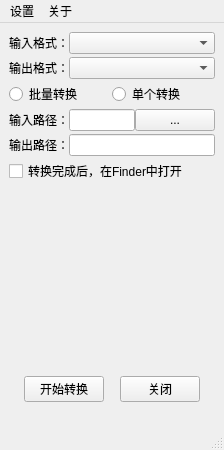
<?xml version="1.0" encoding="UTF-8"?>
<ui version="4.0">
 <class>MainWindow</class>
 <widget class="QMainWindow" name="MainWindow">
  <property name="geometry">
   <rect>
    <x>0</x>
    <y>0</y>
    <width>224</width>
    <height>450</height>
   </rect>
  </property>
  <property name="sizePolicy">
   <sizepolicy hsizetype="Expanding" vsizetype="Fixed">
    <horstretch>0</horstretch>
    <verstretch>0</verstretch>
   </sizepolicy>
  </property>
  <property name="windowTitle">
   <string>格式转换（微信：FinnSoft）</string>
  </property>
  <widget class="QWidget" name="centralwidget">
   <layout class="QVBoxLayout" name="verticalLayout">
    <item>
     <layout class="QGridLayout" name="gridLayout">
      <property name="verticalSpacing">
       <number>3</number>
      </property>
      <item row="2" column="0">
       <layout class="QHBoxLayout" name="horizontalLayout_6">
        <item>
         <widget class="QRadioButton" name="radioBat">
          <property name="text">
           <string>批量转换</string>
          </property>
         </widget>
        </item>
        <item>
         <widget class="QRadioButton" name="radioSingle">
          <property name="text">
           <string>单个转换</string>
          </property>
         </widget>
        </item>
       </layout>
      </item>
      <item row="7" column="0">
       <layout class="QHBoxLayout" name="horizontalLayout_5">
        <item>
         <spacer name="horizontalSpacer_2">
          <property name="orientation">
           <enum>Qt::Horizontal</enum>
          </property>
          <property name="sizeHint" stdset="0">
           <size>
            <width>40</width>
            <height>20</height>
           </size>
          </property>
         </spacer>
        </item>
        <item>
         <widget class="QPushButton" name="btnConvert">
          <property name="text">
           <string>开始转换</string>
          </property>
         </widget>
        </item>
        <item>
         <spacer name="horizontalSpacer">
          <property name="orientation">
           <enum>Qt::Horizontal</enum>
          </property>
          <property name="sizeHint" stdset="0">
           <size>
            <width>40</width>
            <height>20</height>
           </size>
          </property>
         </spacer>
        </item>
        <item>
         <widget class="QPushButton" name="btnClose">
          <property name="text">
           <string>关闭</string>
          </property>
         </widget>
        </item>
        <item>
         <spacer name="horizontalSpacer_3">
          <property name="orientation">
           <enum>Qt::Horizontal</enum>
          </property>
          <property name="sizeHint" stdset="0">
           <size>
            <width>40</width>
            <height>20</height>
           </size>
          </property>
         </spacer>
        </item>
       </layout>
      </item>
      <item row="6" column="0">
       <spacer name="verticalSpacer">
        <property name="orientation">
         <enum>Qt::Vertical</enum>
        </property>
        <property name="sizeHint" stdset="0">
         <size>
          <width>17</width>
          <height>105</height>
         </size>
        </property>
       </spacer>
      </item>
      <item row="0" column="0">
       <layout class="QHBoxLayout" name="horizontalLayout">
        <property name="sizeConstraint">
         <enum>QLayout::SetDefaultConstraint</enum>
        </property>
        <item>
         <widget class="QLabel" name="label">
          <property name="text">
           <string>输入格式：</string>
          </property>
         </widget>
        </item>
        <item>
         <widget class="QComboBox" name="cmbInput">
          <property name="sizePolicy">
           <sizepolicy hsizetype="Expanding" vsizetype="Fixed">
            <horstretch>0</horstretch>
            <verstretch>0</verstretch>
           </sizepolicy>
          </property>
          <property name="editable">
           <bool>false</bool>
          </property>
          <property name="maxVisibleItems">
           <number>40</number>
          </property>
         </widget>
        </item>
       </layout>
      </item>
      <item row="4" column="0">
       <layout class="QHBoxLayout" name="horizontalLayout_4">
        <item>
         <widget class="QLabel" name="label_4">
          <property name="text">
           <string>输出路径：</string>
          </property>
         </widget>
        </item>
        <item>
         <widget class="QLineEdit" name="EditOutput">
          <property name="readOnly">
           <bool>true</bool>
          </property>
         </widget>
        </item>
       </layout>
      </item>
      <item row="1" column="0">
       <layout class="QHBoxLayout" name="horizontalLayout_2">
        <item>
         <widget class="QLabel" name="label_2">
          <property name="text">
           <string>输出格式：</string>
          </property>
         </widget>
        </item>
        <item>
         <widget class="QComboBox" name="cmbOutput">
          <property name="sizePolicy">
           <sizepolicy hsizetype="Expanding" vsizetype="Fixed">
            <horstretch>0</horstretch>
            <verstretch>0</verstretch>
           </sizepolicy>
          </property>
          <property name="editable">
           <bool>false</bool>
          </property>
          <property name="maxVisibleItems">
           <number>30</number>
          </property>
         </widget>
        </item>
       </layout>
      </item>
      <item row="3" column="0">
       <layout class="QHBoxLayout" name="horizontalLayout_3">
        <item>
         <widget class="QLabel" name="label_3">
          <property name="text">
           <string>输入路径：</string>
          </property>
         </widget>
        </item>
        <item>
         <widget class="QLineEdit" name="EditInput">
          <property name="readOnly">
           <bool>true</bool>
          </property>
         </widget>
        </item>
        <item>
         <widget class="QPushButton" name="BtnInput">
          <property name="sizePolicy">
           <sizepolicy hsizetype="Minimum" vsizetype="Fixed">
            <horstretch>0</horstretch>
            <verstretch>0</verstretch>
           </sizepolicy>
          </property>
          <property name="toolTip">
           <string>选择输入路径</string>
          </property>
          <property name="text">
           <string>...</string>
          </property>
         </widget>
        </item>
       </layout>
      </item>
      <item row="8" column="0">
       <widget class="QLabel" name="labelPrompt">
        <property name="text">
         <string/>
        </property>
       </widget>
      </item>
      <item row="5" column="0">
       <widget class="QCheckBox" name="checkOpenFinder">
        <property name="toolTip">
         <string>&lt;html&gt;&lt;head/&gt;&lt;body&gt;&lt;p&gt;转换结束后，是否打开输出文件所在目录？&lt;/p&gt;&lt;/body&gt;&lt;/html&gt;</string>
        </property>
        <property name="text">
         <string>转换完成后，在Finder中打开</string>
        </property>
       </widget>
      </item>
     </layout>
    </item>
   </layout>
  </widget>
  <widget class="QMenuBar" name="menubar">
   <property name="geometry">
    <rect>
     <x>0</x>
     <y>0</y>
     <width>224</width>
     <height>24</height>
    </rect>
   </property>
   <widget class="QMenu" name="menu">
    <property name="title">
     <string>关于</string>
    </property>
    <addaction name="actionhelp"/>
   </widget>
   <widget class="QMenu" name="menu_2">
    <property name="title">
     <string>设置</string>
    </property>
    <addaction name="actionoption"/>
    <addaction name="actionPermission"/>
   </widget>
   <addaction name="menu_2"/>
   <addaction name="menu"/>
  </widget>
  <widget class="QStatusBar" name="statusbar"/>
  <action name="actionhelp">
   <property name="text">
    <string>帮助</string>
   </property>
  </action>
  <action name="actionoption">
   <property name="text">
    <string>选项</string>
   </property>
  </action>
  <action name="actionPermission">
   <property name="text">
    <string>授权管理</string>
   </property>
  </action>
 </widget>
 <resources/>
 <connections/>
</ui>
